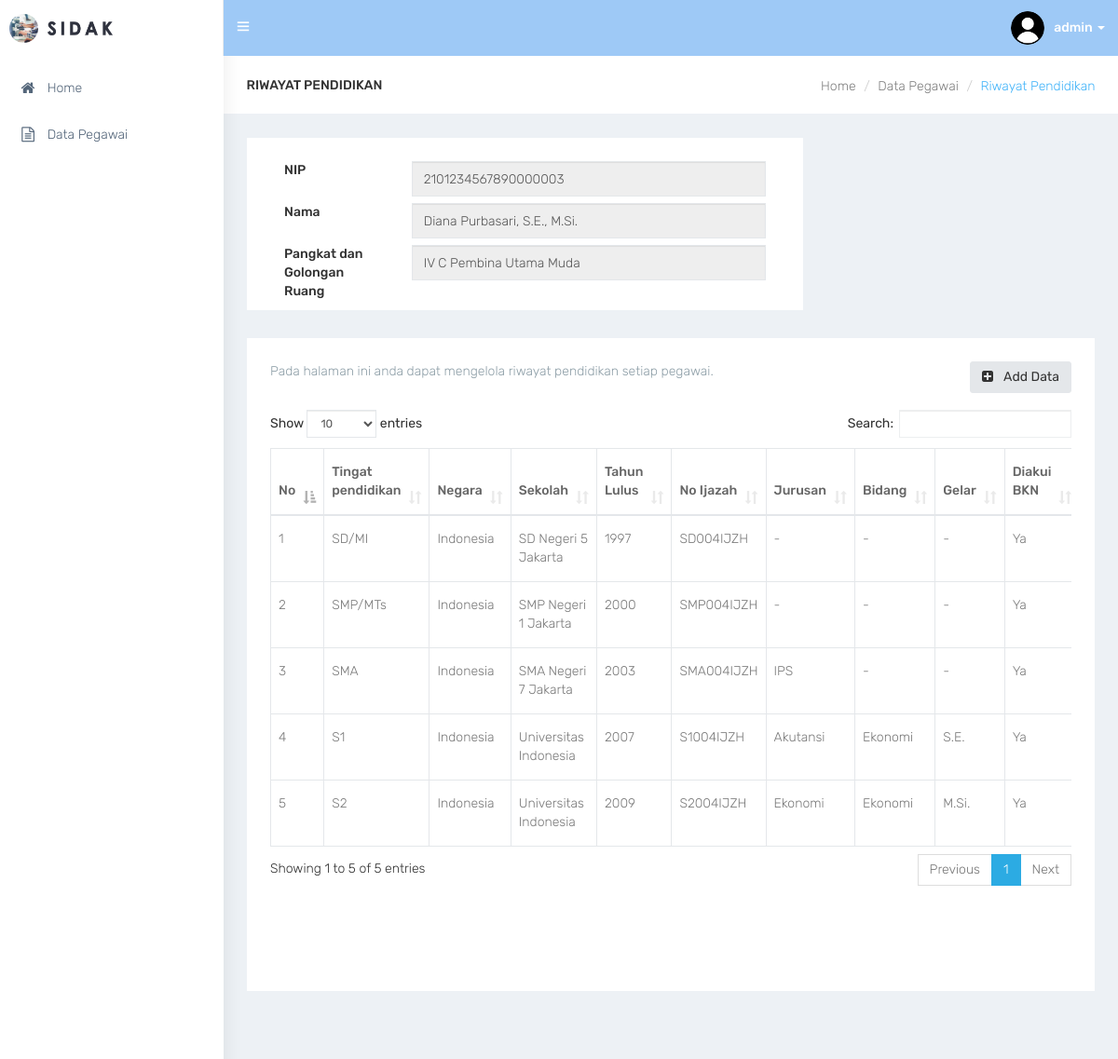
The page /pendidikan/3 (signed in) on the database its author committed.
### tables this page shows
CREATE TABLE `user` (
  `us_id` int(11) NOT NULL,
  `ac_id` int(11) NOT NULL,
  `us_username` varchar(30) NOT NULL,
  `us_password` varchar(100) NOT NULL,
  `us_photo` varchar(100) NOT NULL,
  `us_email` varchar(30) NOT NULL
);

CREATE TABLE `pegawai` (
  `pe_id` int(11) NOT NULL,
  `pe_nama` varchar(255) NOT NULL,
  `pe_nip` varchar(30) NOT NULL,
  `pa_id` int(11) NOT NULL,
  `pe_tempat_lahir` varchar(100) NOT NULL,
  `pe_tanggal_lahir` date NOT NULL,
  `pe_jenis_kelamin` varchar(20) NOT NULL,
  `ag_id` int(11) NOT NULL,
  `st_id` int(11) NOT NULL,
  `pe_no_hp` varchar(15) NOT NULL,
  `pe_email` varchar(100) NOT NULL,
  `pe_no_bpjs` varchar(30) NOT NULL,
  `pr_id` char(2) NOT NULL,
  `kb_id` char(4) NOT NULL,
  `kc_id` char(7) NOT NULL,
  `kl_id` char(10) NOT NULL,
  `pe_alamat` varchar(255) NOT NULL,
  `pe_hobi` varchar(100) NOT NULL
);

CREATE TABLE `pangkat` (
  `pa_id` int(11) NOT NULL,
  `pa_keterangan` varchar(100) NOT NULL
);

CREATE TABLE `riwayat_pendidikan` (
  `rp_id` int(11) NOT NULL,
  `pe_id` int(11) NOT NULL,
  `tp_id` int(11) NOT NULL,
  `rp_negara` varchar(30) NOT NULL,
  `rp_sekolah` varchar(255) NOT NULL,
  `rp_tahun_lulus` year(4) NOT NULL,
  `rp_no_ijazah` varchar(100) NOT NULL,
  `rp_jurusan` varchar(255) NOT NULL,
  `rp_bidang` varchar(255) NOT NULL,
  `rp_gelar` varchar(10) NOT NULL,
  `rp_bkn` varchar(10) NOT NULL
);

CREATE TABLE `tingkat_pendidikan` (
  `tp_id` int(11) NOT NULL,
  `tp_jenjang` varchar(30) NOT NULL
);

### pendidikan.php (the view, shortened to what this page needs)
<div id="page-wrapper">
    <div class="container-fluid">
        <div class="row bg-title">
            <div class="col-lg-3 col-md-4 col-sm-4 col-xs-12">
                <h4 class="page-title">Riwayat Pendidikan</h4>
            </div>
            <div class="col-lg-9 col-sm-8 col-md-8 col-xs-12">
                <ol class="breadcrumb">
                    <li><a href="index">Home</a></li>
                    <li><a href="data">Data Pegawai</a></li>
                    <li class="active">Riwayat Pendidikan</li>
                </ol>
            </div>
        </div>
        <div class="row">
            <div class="col-sm-12">
                <?php
                    require_once(__DIR__.'/lib/config.php');
                    if (isset($_GET['id'])) {
                        $id = $_GET['id'];
                        $peg_sql = "SELECT * FROM pegawai JOIN pangkat USING(pa_id) WHERE pe_id='$id'";
                        $peg_query = $conn->query($peg_sql);
                        $peg = $peg_query->fetch(PDO::FETCH_OBJ);
                    }
                ?>
            </div>
        </div>
        <div class="row">
            <div class="col-sm-8">
                <div class="white-box">
                    <form>
                        <div class="form-group">
                            <label class="col-sm-3">NIP</label>
                            <div class="col-sm-9"><input type="text" name="nip" class="form-control" value="<?php echo $peg->pe_nip; ?>" disabled></div>
                            <br>
                        </div>
                        <div class="form-group">
                            <label class="col-sm-3">Nama</label>
                            <div class="col-sm-9"><input type="text" name="nama" class="form-control" value="<?php echo $peg->pe_nama; ?>" disabled></div>
                            <br>
                        </div>
                        <div class="form-group">
                            <label class="col-sm-3">Pangkat dan Golongan Ruang</label>
                            <div class="col-sm-9"><input type="text" name="pangkat" class="form-control" value="<?php echo $peg->pa_keterangan; ?>" disabled></div>
                            <br>
                        </div>
                    </form>
                </div>
            </div>
        </div>
        <div class="row">
            <div class="col-sm-12">
                <div class="white-box">
                    <a href="pendidikan-add/<?php echo $id ?>" class="btn btn-default pull-right m-l-20 hidden-xs hidden-sm waves-effect waves-light"><i class="fa fa-plus-square fa-fw" aria-hidden="true"></i> Add Data</a>
                    <p class="text-muted">Pada halaman ini anda dapat mengelola riwayat pendidikan setiap pegawai.</p><br>
                    <div class="table-responsive">
                        <table class="table table-bordered" id="table_id">
                            <thead>
                                <tr>
                                    <th>No</th>
                                    <th>Tingat pendidikan</th>
                                    <th>Negara</th>
                                    <th>Sekolah</th>
                                    <th>Tahun Lulus</th>
                                    <th>No Ijazah</th>
                                    <th>Jurusan</th>
                                    <th>Bidang</th>
                                    <th>Gelar</th>
                                    <th>Diakui BKN</th>
                                </tr>
                            </thead>
                            <tbody>
                                <?php
                                    $sql = "SELECT * FROM riwayat_pendidikan JOIN pegawai USING(pe_id) JOIN tingkat_pendidikan USING(tp_id) WHERE pe_id='$id'";
                                    $query = $conn->query($sql);
                                    $check = $query->rowCount();
                                    if ($check >= 1) {
                                        while($data = $query->fetch(PDO::FETCH_OBJ)){
                                            echo '
                                            <tr>
                                            <td>'.$data->tp_id.'</td>
                                            <td>'.$data->tp_jenjang.'</td>
                                            <td>'.$data->rp_negara.'</td>
                                            <td>'.$data->rp_sekolah.'</td>
                                            <td>'.$data->rp_tahun_lulus.'</td>
                                            <td>'.$data->rp_no_ijazah.'</td>
                                            <td>'.$data->rp_jurusan.'</td>
                                            <td>'.$data->rp_bidang.'</td>
                                            <td>'.$data->rp_gelar.'</td>
                                            <td>'.$data->rp_bkn.'</td>
                                            <td>
                                                <a href="pendidikan-edit/'.$data->rp_id.'" class="btn btn-default waves-effect waves-light"><i class="fa fa-pencil fa-fw" aria-hidden="true"></i></a>
                                            </td>
                                            </tr>';
                                        }
                                    }
                                    else{
                                        echo "
                                        <tr>
                                        <td colspan='11' style='text-align:center;'>Table is empty</td>
                                        </tr>";
                                    }
                                ?>
                            </tbody>
                        </table><br><br><br><br>
                    </div>
                </div>
            </div>
        </div>
    </div>
</div>

### lib/lib-topbar.php (shortened to what this page needs)
<nav class="navbar navbar-default navbar-static-top m-b-0">
    <div class="navbar-header" style="background: #9ec9f6;">
        <div class="top-left-part">
            <a class="logo" href="index">
                <b>
                <img src="images/admin-lg.png" alt="home" class="light-logo" style="max-height: 31px;" /></b>
                <span class="hidden-xs">
                <img src="images/admin-tx.png" alt="home" class="light-logo" style="max-height: 15px;" /></span>
            </a>
        </div>
        <ul class="nav navbar-top-links navbar-left">
            <li><a href="javascript:void(0)" class="open-close waves-effect waves-light"><i class="ti-menu"></i></a></li>
        </ul>
        <?php
            require_once(__DIR__.'/config.php');
            $id = $_SESSION['id'];
            $sql = "SELECT * FROM user JOIN access_control USING(ac_id) WHERE us_id='$id'";
            $query = $conn->query($sql);
            $data = $query->fetch(PDO::FETCH_OBJ);
        ?>
        <ul class="nav navbar-top-links navbar-right pull-right">
            <li class="dropdown">
                <a class="dropdown-toggle profile-pic" data-toggle="dropdown" href="#"> <img src="images/user/<?php echo $data->us_photo;?>" alt="user-img" width="36" class="img-circle"><b class="hidden-xs"><?php echo $data->us_username;?> </b><span class="caret"></span> </a>
            </li>
        </ul>
    </div>
</nav>

### css/default.css (style rules this page uses)
body { background: #fff; }
.top-left-part { background: #fff; }
.top-left-part .light-logo { display: inline-block; }
.navbar-header { background: #2f323e; }
.navbar-top-links > li > a { color: #ffffff; }
.bg-title .breadcrumb .active { color: #41b3f9; }

### rows shown on the page
user: us_photo (picture), us_username "admin"
pegawai: nip "2101234567890000003", nama "Diana Purbasari, S.E., M.Si.", pangkat "IV C Pembina Utama Muda"
riwayat_pendidikan: tp "1", tp.tp_jenjang "SD/MI", rp_negara "Indonesia", rp_sekolah "SD Negeri 5 Jakarta", rp_tahun_lulus "1997", rp_no_ijazah "SD004IJZH", rp_jurusan "-", rp_bidang "-", rp_gelar "-", rp_bkn "Ya"
riwayat_pendidikan: tp "2", tp.tp_jenjang "SMP/MTs", rp_negara "Indonesia", rp_sekolah "SMP Negeri 1 Jakarta", rp_tahun_lulus "2000", rp_no_ijazah "SMP004IJZH", rp_jurusan "-", rp_bidang "-", rp_gelar "-", rp_bkn "Ya"
riwayat_pendidikan: tp "3", tp.tp_jenjang "SMA", rp_negara "Indonesia", rp_sekolah "SMA Negeri 7 Jakarta", rp_tahun_lulus "2003", rp_no_ijazah "SMA004IJZH", rp_jurusan "IPS", rp_bidang "-", rp_gelar "-", rp_bkn "Ya"
riwayat_pendidikan: tp "4", tp.tp_jenjang "S1", rp_negara "Indonesia", rp_sekolah "Universitas Indonesia", rp_tahun_lulus "2007", rp_no_ijazah "S1004IJZH", rp_jurusan "Akutansi", rp_bidang "Ekonomi", rp_gelar "S.E.", rp_bkn "Ya"
riwayat_pendidikan: tp "5", tp.tp_jenjang "S2", rp_negara "Indonesia", rp_sekolah "Universitas Indonesia", rp_tahun_lulus "2009", rp_no_ijazah "S2004IJZH", rp_jurusan "Ekonomi", rp_bidang "Ekonomi", rp_gelar "M.Si.", rp_bkn "Ya"
